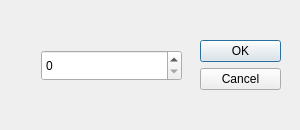
<?xml version="1.0" encoding="UTF-8"?>
<ui version="4.0">
 <class>GoToLineDialog</class>
 <widget class="QDialog" name="GoToLineDialog">
  <property name="geometry">
   <rect>
    <x>0</x>
    <y>0</y>
    <width>300</width>
    <height>130</height>
   </rect>
  </property>
  <property name="windowTitle">
   <string>Go to line</string>
  </property>
  <property name="modal">
   <bool>true</bool>
  </property>
  <widget class="QDialogButtonBox" name="buttonBox">
   <property name="geometry">
    <rect>
     <x>200</x>
     <y>40</y>
     <width>81</width>
     <height>221</height>
    </rect>
   </property>
   <property name="orientation">
    <enum>Qt::Vertical</enum>
   </property>
   <property name="standardButtons">
    <set>QDialogButtonBox::Cancel|QDialogButtonBox::Ok</set>
   </property>
  </widget>
  <widget class="QSpinBox" name="lineNum">
   <property name="geometry">
    <rect>
     <x>41</x>
     <y>50</y>
     <width>141</width>
     <height>31</height>
    </rect>
   </property>
   <property name="maximum">
    <number>99999999</number>
   </property>
  </widget>
 </widget>
 <resources/>
 <connections>
  <connection>
   <sender>buttonBox</sender>
   <signal>accepted()</signal>
   <receiver>GoToLineDialog</receiver>
   <slot>accept()</slot>
   <hints>
    <hint type="sourcelabel">
     <x>248</x>
     <y>254</y>
    </hint>
    <hint type="destinationlabel">
     <x>157</x>
     <y>274</y>
    </hint>
   </hints>
  </connection>
  <connection>
   <sender>buttonBox</sender>
   <signal>rejected()</signal>
   <receiver>GoToLineDialog</receiver>
   <slot>reject()</slot>
   <hints>
    <hint type="sourcelabel">
     <x>316</x>
     <y>260</y>
    </hint>
    <hint type="destinationlabel">
     <x>286</x>
     <y>274</y>
    </hint>
   </hints>
  </connection>
 </connections>
</ui>
